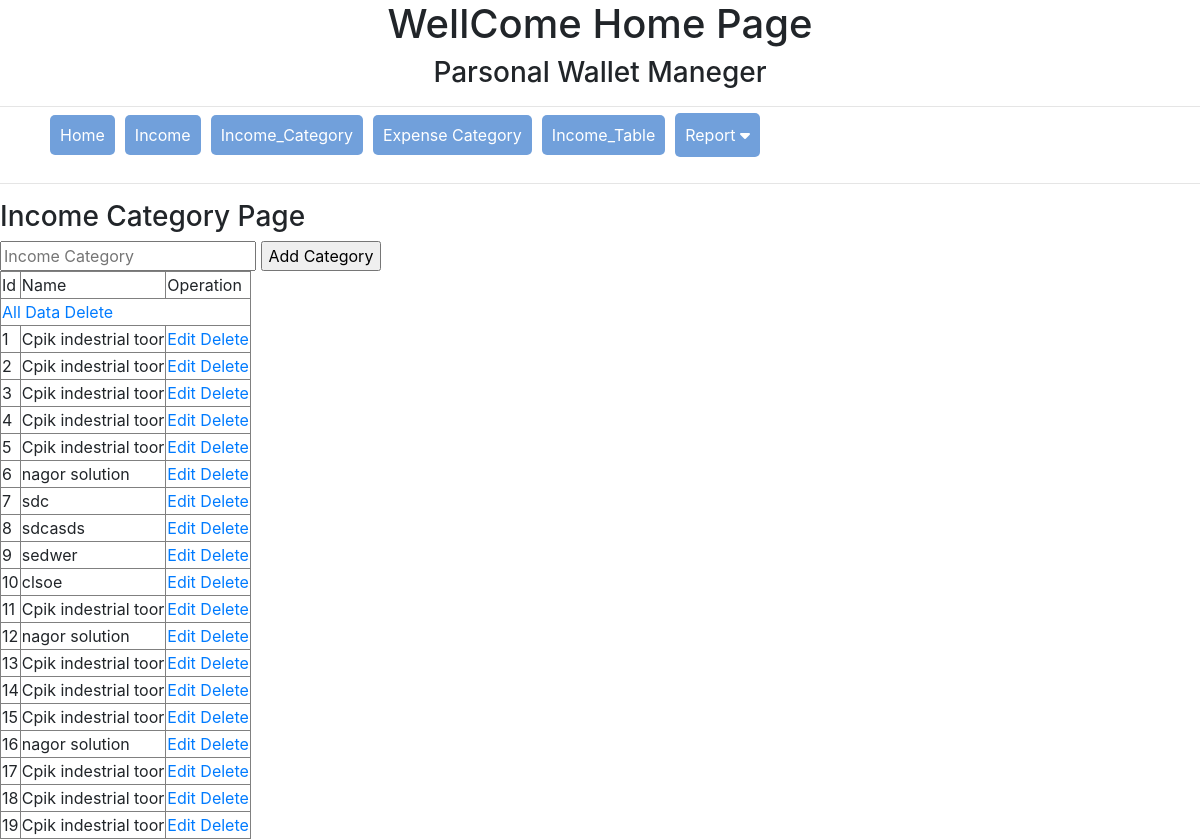
The page /9th/index.php?view=income_category on the database its author committed.
### tables this page shows
CREATE TABLE `incames_catagory` (
  `id` bigint(20) NOT NULL,
  `name` varchar(250) DEFAULT NULL
);

### 9th/Model/class.db.php (called while the page is built, shortened)
<?php
	class db{
		private $host = 'localhost';
		private $user = 'root';
		private $pass = '';
		private $db   = 'parsonal_wallet';
		private $connection;
		public function __construct(){
			$this->connection = new mysqli($this->host,$this->user,$this->pass,$this->db);
		}
		public function fetch_result($query){
			$result = mysqli_query($this->connection,$query);
			if (!$result)
			{
				throw new Exception('Error in fetching result');
			}
			else{
				$data = [];
				while($row = mysqli_fetch_array($result))
				{
					$data[]= $row;
				}
				return $data;
			}
		}
	}
?>

### 9th/Model/IncomeCategory.php (called while the page is built, shortened)
<?php
	class IncomeCategory{
		public function getAll(){
			$Db= new db();
			$query= "SELECT * FROM incames_catagory";
			$result=$Db->fetch_result($query);
			return $result;
		}
	}
 ?>

### 9th/view/IncomeCategory.php (the view, shortened to what this page needs)
<?php
	include('Model/class.db.php');
	include('Model/IncomeCategory.php');
	$GetFace = new IncomeCategory();
	$GetData=$GetFace->getAll();
 ?>
<form action="controller/IncomeCategory.php" method='POST' encdatatype="multipart/form-data">
	<h3>Income Category Page</h3>
	<input type="text" name="name" placeholder="Income Category">
	<input type="submit" name="submit" value="Add Category">
</form>
<table border="1px solid black">
	<thead>
		<tr>
			<td>Id</td>
			<td>Name</td>
			<td>Operation</td>
		</tr>
		<tr>
			<td colspan="3"><a href="controller/IncomeCategory.php?action=all_delete">All Data Delete</a></td>
		</tr>
	</thead>
	<tbody>
		<?php
			foreach($GetData as $Category) {?>
			<tr>
				<td><?php echo $Category['id']; ?></td>
				<td><?php echo $Category['name']; ?></td>
				<td>
					<a href="controller/IncomeCategory.php?action=edit&id=<?php echo $Category['id']; ?>">Edit</a>
					<a href="controller/IncomeCategory.php?action=delete&id=<?php echo $Category['id']; ?>">Delete</a>
				</td>
			</tr>
		<?php } ?>
	</tbody>
</table>

### 9th/view/header.php (shortened to what this page needs)
<!DOCTYPE html>
<html lang="en">
<head>
<link rel="stylesheet" href="https://cdn.jsdelivr.net/npm/bootstrap@4.6.0/dist/css/bootstrap.min.css">
<link rel="stylesheet" href="https://cdnjs.cloudflare.com/ajax/libs/font-awesome/6.0.0-beta3/css/all.min.css">
	</head>
<body>
	<h1 align="center">WellCome Home Page</h1>
	<h3 align="center">Parsonal Wallet Maneger</h3>
	<hr>
	<ul style=" list-style:none; display:flex;">
		<li ><a class="btn1" href="index.php">Home</a></li>
		<li><a class="btn1" href="index.php?view=income">Income</a></li>
		<li><a class="btn1" href="index.php?view=income_category">Income_Category</a></li>
		<li><a class="btn1" href="index.php?view=expense_category">Expense Category</a></li>
		<li><a class="btn1" href="index.php?view=income_table">Income_Table</a></li>
		<div class="dropdown">
			<button class="dropbtn">Report
			    <i class="fa fa-caret-down" aria-hidden="true"></i>
			</button>
		  </div>
	</ul>
	<hr>

### 9th/index.php (shortened to what this page needs)
<?php
	$view = $_REQUEST["view"]??'';
	include('view/header.php');
	switch ($view) {
		case 'income_category':
				include('view/IncomeCategory.php');
				break;
	}
	include('view/footer.php');
 ?>

### 9th/view/header.php (style rules this page uses)
a { text-decoration:none; background-color: #71a0db; color: white; }
ul { margin-bottom: -10px; }
.btn1 { text-decoration:none; margin: 0 0 10px 10px; background-color: #71a0db; padding: 10px 10px; border-radius: 5px; color: white; }
body { font-family: Arial, Helvetica, sans-serif; }
.dropbtn { font-size: 16px; border: none; outline: none; color: white; padding: 10px 10px; margin-bottom: 10px; border-radius: 5px; font-family: inherit; margin: 0 0 10px 10px; background-color: #71a0db; }
.dropdown { margin-top: -10px; }

### rows shown on the page
incames_catagory: id "1", name "Cpik indestrial toor"
incames_catagory: id "2", name "Cpik indestrial toor"
incames_catagory: id "3", name "Cpik indestrial toor"
incames_catagory: id "4", name "Cpik indestrial toor"
incames_catagory: id "5", name "Cpik indestrial toor"
incames_catagory: id "6", name "nagor solution"
incames_catagory: id "7", name "sdc"
incames_catagory: id "8", name "sdcasds"
incames_catagory: id "9", name "sedwer"
incames_catagory: id "10", name "clsoe"
incames_catagory: id "11", name "Cpik indestrial toor"
incames_catagory: id "12", name "nagor solution"
incames_catagory: id "13", name "Cpik indestrial toor"
incames_catagory: id "14", name "Cpik indestrial toor"
incames_catagory: id "15", name "Cpik indestrial toor"
incames_catagory: id "16", name "nagor solution"
incames_catagory: id "17", name "Cpik indestrial toor"
incames_catagory: id "18", name "Cpik indestrial toor"
incames_catagory: id "19", name "Cpik indestrial toor"
